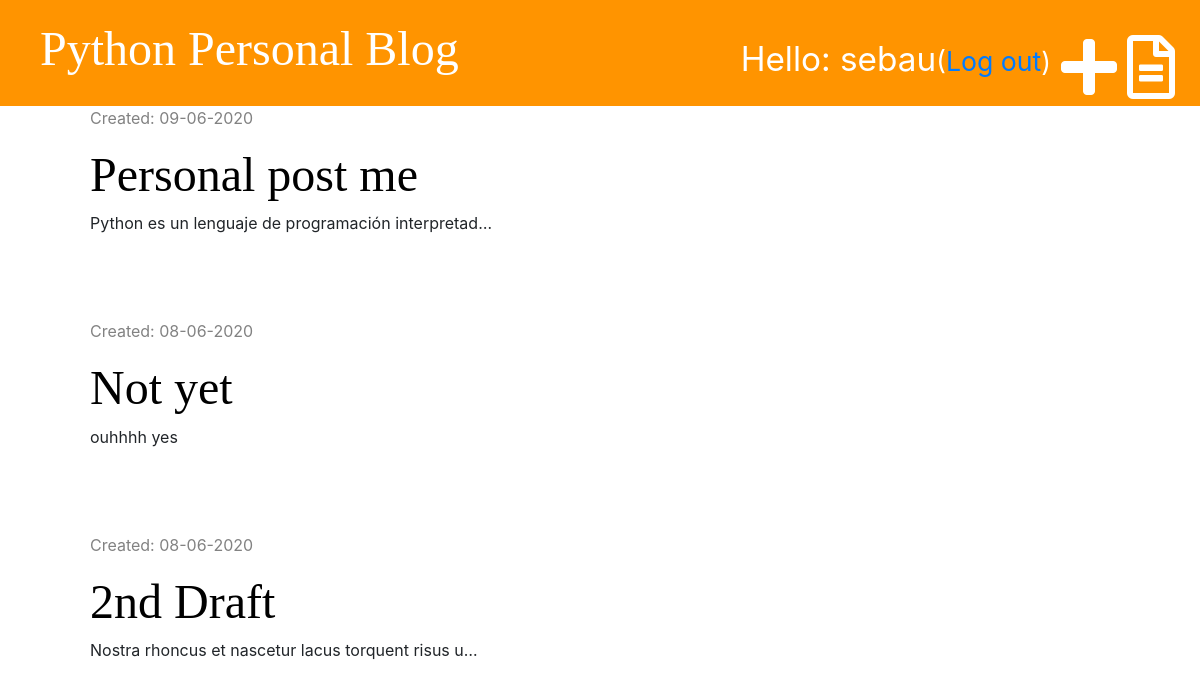
Page /drafts/ (signed in) on the committed database.
### blog/models.py (models this page shows, shortened)
class Post(models.Model):
    author = models.ForeignKey('auth.User', on_delete=models.CASCADE)
    title = models.CharField(max_length=200)
    text = models.TextField()
    create_date = models.DateTimeField(default=timezone.now)
    published_date = models.DateTimeField(blank=True, null=True)

### blog/views.py (the view)
# urls.py: path('drafts/', views.draft_list, name='draft_list'),
@login_required
def draft_list(request):
    posts_drafts = Post.objects.filter(published_date__isnull=True).order_by('-create_date')
    return render(request, 'blog/post_draft_list.html', {'posts_drafts': posts_drafts})

### blog/templates/blog/post_draft_list.html (shortened to what this page needs)
{% extends 'blog/base.html' %}
{% block content %}
{% for post in posts_drafts %}
<div class="post">
    <div class="date">
        <p>Created: {{post.create_date|date:'d-m-Y'}}</p>
      </div>
    <h1>
      <a href="{% url 'post_detail' pk=post.pk %}">{{post.title}}</a>
    </h1>
    <p>
      {{post.text | truncatechars:50}}
    </p>
  </div>
  <br />
{% endfor %}
{% endblock%}

### blog/templates/blog/base.html (shortened to what this page needs)
{% load static %}
<!DOCTYPE html>
<html lang="en">
<head>
    <link href="https://stackpath.bootstrapcdn.com/bootstrap/4.5.0/css/bootstrap.min.css" rel="stylesheet"
>
    <link rel="stylesheet" href="//maxcdn.bootstrapcdn.com/bootstrap/3.2.0/css/bootstrap-theme.min.css" />
    <link rel="stylesheet" href="https://use.fontawesome.com/releases/v5.13.0/css/all.css"
>
    <link rel="stylesheet" type="text/css" href="{% static 'css/blog.css' %}">
    <link rel="stylesheet" type="text/css" href="{% static 'css/zenburn.css' %}">
</head>
<body>
    <div class="page-header">
        {% if user.is_authenticated %}
        <a href="{% url 'draft_list' %}" class="top-menu"><i class="far fa-file-alt fa-4x"></i></a>
        <a href="{% url 'post_new' %}" class="top-menu"><i class="fas fa-plus fa-4x"></i></a>
        <p class="top-menu">Hello: {{user.username}}<small>(<a href="{% url 'logout' %}">Log out</a>)</small></p>
        {% else %}
        <a href="{% url 'signup' %}" class="top-menu"><i class="fas fa-user-plus fa-3x"></i></a>
        <a href="{% url 'login' %}" class="top-menu"><i class="fas fa-sign-in-alt fa-4x"></i></a>
        {% endif %}
        <h1><a href="{% url 'post_list' %}">Python Personal Blog</a></h1>
    </div>
    <div class="content container">
        <div class="row">
            <div class="col-md-8">
                {% block content %} {% endblock %}
            </div>
        </div>
    </div>
</body>
</html>

### blog/static/css/blog.css (style rules this page uses)
.page-header { background-color: #ff9400; margin-top: 0; padding: 20px 20px 20px 40px; }
.page-header h1, .page-header h1 a { color: #ffffff; font-size: 36pt; text-decoration: none; }
.page-header p { font-size: 25pt; }
.content { margin-left: 60px; }
.post { margin-bottom: 60px; }
.post h1 a { color: black; }
.date { color: #828282; }
h1, h2, h3, h4 { font-family: 'Tangerine', 'Inconsolata', 'Droid Sans', serif; font-size: 48px; }
.top-menu { float: right; color: white; margin-top: 10px; padding: 5px; }

### rows in the picture
Post: create_date "09-06-2020", title "Personal post me", text "Python es un lenguaje de programación interpretad…"
Post: create_date "08-06-2020", title "Not yet", text "ouhhhh yes"
Post: create_date "08-06-2020", title "2nd Draft", text "Nostra rhoncus et nascetur lacus torquent risus u…"

### other values in the picture
{{ user.username }} "sebau"
